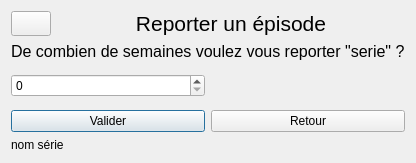
      <widget class="QWidget" name="pageReporter">
       <layout class="QGridLayout" name="gridLayout_9">
        <item row="0" column="0" rowspan="2" colspan="2">
         <layout class="QVBoxLayout" name="pageReporterVLayoutPrincipal">
          <item>
           <layout class="QHBoxLayout" name="pageReporterHLayoutTitre">
            <item>
             <widget class="QPushButton" name="pageReporterBoutonAccueil">
              <property name="maximumSize">
               <size>
                <width>40</width>
                <height>40</height>
               </size>
              </property>
              <property name="toolTip">
               <string>Retourne à l'écran principal</string>
              </property>
              <property name="text">
               <string/>
              </property>
              <property name="icon">
               <iconset resource="ressource.qrc">
                <normaloff>:/images/accueil.png</normaloff>:/images/accueil.png</iconset>
              </property>
              <property name="iconSize">
               <size>
                <width>32</width>
                <height>32</height>
               </size>
              </property>
             </widget>
            </item>
            <item>
             <widget class="QLabel" name="pageReporterTitre">
              <property name="text">
               <string>&lt;html&gt;&lt;head/&gt;&lt;body&gt;&lt;p align=&quot;center&quot;&gt;&lt;span style=&quot; font-size:16pt;&quot;&gt;Reporter un épisode&lt;/span&gt;&lt;/p&gt;&lt;/body&gt;&lt;/html&gt;</string>
              </property>
              <property name="alignment">
               <set>Qt::AlignCenter</set>
              </property>
             </widget>
            </item>
           </layout>
          </item>
          <item>
           <widget class="QLabel" name="pageReporterLabel">
            <property name="font">
             <font>
              <pointsize>12</pointsize>
             </font>
            </property>
            <property name="text">
             <string>&lt;html&gt;&lt;head/&gt;&lt;body&gt;&lt;p&gt;&lt;span style=&quot; font-size:12pt;&quot;&gt;De combien de semaines voulez vous reporter &amp;quot;serie&amp;quot; ?&lt;/span&gt;&lt;/p&gt;&lt;/body&gt;&lt;/html&gt;</string>
            </property>
           </widget>
          </item>
          <item>
           <layout class="QHBoxLayout" name="horizontalLayout">
            <item>
             <widget class="QSpinBox" name="pageReporterSpinBox"/>
            </item>
            <item>
             <widget class="QLabel" name="pageReporterDate">
              <property name="font">
               <font>
                <pointsize>12</pointsize>
               </font>
              </property>
              <property name="text">
               <string>&lt;html&gt;&lt;head/&gt;&lt;body&gt;&lt;p align=&quot;center&quot;&gt;&lt;br/&gt;&lt;/p&gt;&lt;/body&gt;&lt;/html&gt;</string>
              </property>
             </widget>
            </item>
           </layout>
          </item>
          <item>
           <layout class="QHBoxLayout" name="pageReporterHLayoutBoutonInferieur">
            <item>
             <widget class="QPushButton" name="pageReporterButtonValider">
              <property name="toolTip">
               <string>Reporte la série du nombre de semaine sélectionnée</string>
              </property>
              <property name="styleSheet">
               <string notr="true">font: 12pt &quot;MS Shell Dlg 2&quot;;</string>
              </property>
              <property name="text">
               <string>Valider</string>
              </property>
              <property name="icon">
               <iconset resource="ressource.qrc">
                <normaloff>:/images/valider.png</normaloff>:/images/valider.png</iconset>
              </property>
              <property name="iconSize">
               <size>
                <width>32</width>
                <height>32</height>
               </size>
              </property>
              <property name="default">
               <bool>true</bool>
              </property>
             </widget>
            </item>
            <item>
             <widget class="QPushButton" name="pageReporterButtonRetour">
              <property name="toolTip">
               <string>Retourne à l'écran principal</string>
              </property>
              <property name="styleSheet">
               <string notr="true">font: 12pt &quot;MS Shell Dlg 2&quot;;</string>
              </property>
              <property name="text">
               <string>Retour</string>
              </property>
              <property name="icon">
               <iconset resource="ressource.qrc">
                <normaloff>:/images/retour.png</normaloff>:/images/retour.png</iconset>
              </property>
              <property name="iconSize">
               <size>
                <width>32</width>
                <height>32</height>
               </size>
              </property>
             </widget>
            </item>
           </layout>
          </item>
          <item>
           <widget class="QLabel" name="pageReporterLabelNomSerie">
            <property name="text">
             <string>nom série</string>
            </property>
           </widget>
          </item>
         </layout>
        </item>
       </layout>
      </widget>
